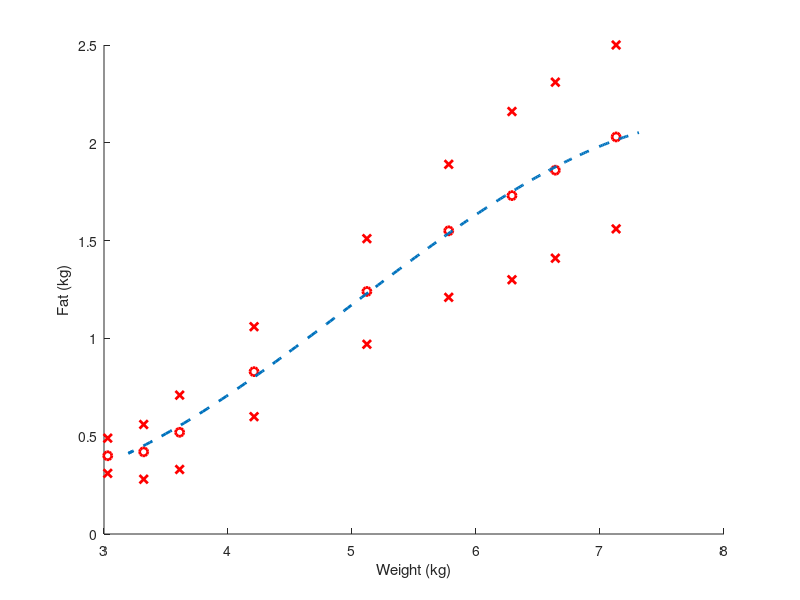
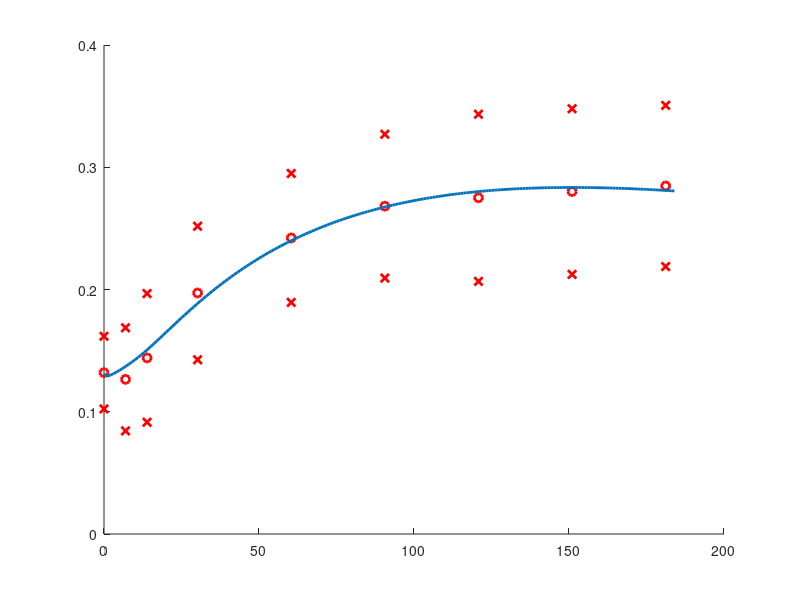
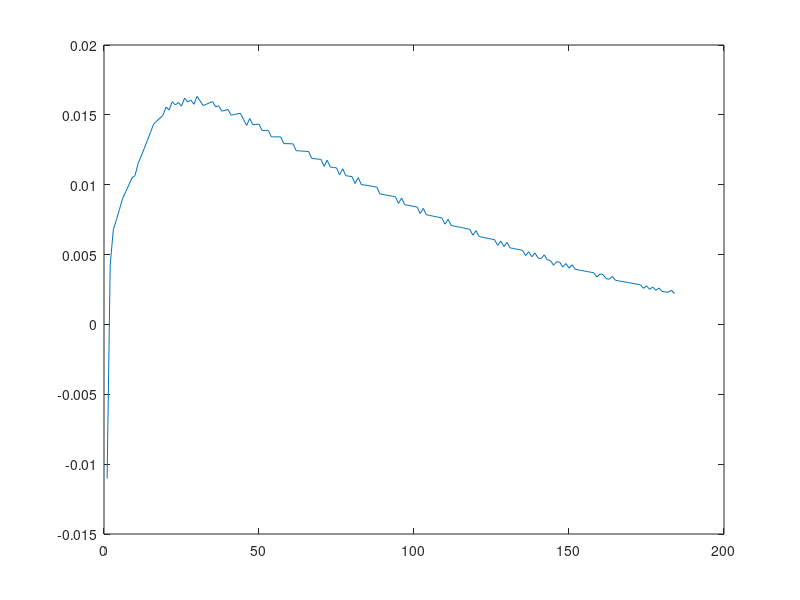
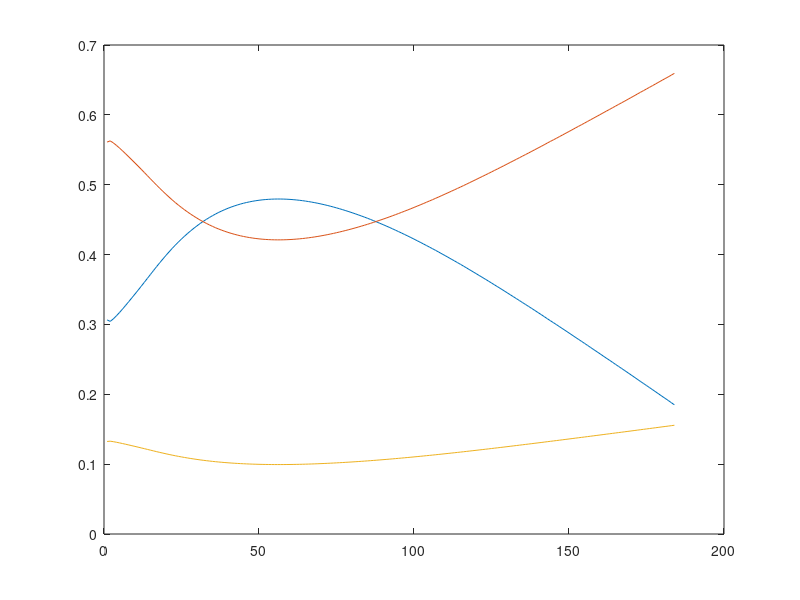

Write the MATLAB code that produced these figures, in order. (Note: this script raises an error after producing the figures.)
fatModelPolly = 3;

dataMW = load('femaleWeight.txt');
dataMW = dataMW(1:185,:);
dataFat = load('multiCenterDataFemale.txt');
dataTime = dataFat(:,1);
dataFat = dataFat(:,2:end);
dataFat = dataFat/1000;

allWeight = dataMW(:,2);


weight = dataFat(:,1);
realFat = dataFat(:,2);
realDeviation = dataFat(:,3);
fatPercent = realFat./weight;
fatPercentDiv = realDeviation./weight;

fatModelParam = polyfit(weight, realFat, fatModelPolly);

fatModel = zeros(length(dataMW(:,2)), 1); %;interp1q(weight, realFat, dataMW(:,2));

for i = 1:length(fatModelParam)
    iPoly = length(fatModelParam) - i;
    fatModel = fatModel + fatModelParam(i) * dataMW(:,2).^(iPoly);
end
    
close all
figure()
hold all
plot(weight, realFat, 'ro', 'linewidth', 2);
plot(weight, [realFat - realDeviation, realFat + realDeviation], 'rx', 'linewidth', 2);


plot(dataMW(:,2), fatModel, '--', 'linewidth', 2);
xlabel('Weight (kg)')
ylabel('Fat (kg)')

figure()
hold all
plot(dataTime*30.2, fatPercent, 'ro', 'linewidth', 2);
plot(dataTime*30.2, [fatPercent + fatPercentDiv, fatPercent - fatPercentDiv], 'rx', 'linewidth', 2);
plot(dataMW(:,1), fatModel./dataMW(:,2),  'linewidth', 2);
ylim([0 0.4])
deltaFat = diff(fatModel);
deltaWeight = diff(allWeight);

figure()
plot(deltaFat)

figure()
deltaFM = deltaFat./deltaWeight;
deltaLM = 1- deltaFM;
deltaW = deltaLM * 0.809;
deltaP = 1 - deltaFM - deltaW;
plot(dataMW(2:end,1), [deltaFM deltaW deltaP])
legend('fat','water','leanmass', 'location', 'se');
weightPercentModel = deltaFat./deltaWeight;
ylim([0 0.7])

[dataMW(2:end,1) weightPercentModel]  

%[dataMW(:,1) dataMW(:,2)]  
%[dataMW(:,1) fatModel]  
